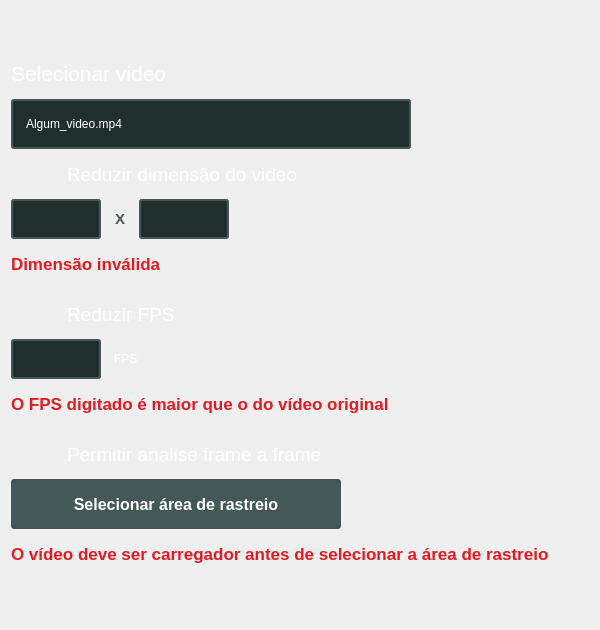
        <widget class="QFrame" name="frame_1">
         <property name="enabled">
          <bool>true</bool>
         </property>
         <property name="minimumSize">
          <size>
           <width>600</width>
           <height>580</height>
          </size>
         </property>
         <property name="styleSheet">
          <string notr="true">border: none</string>
         </property>
         <property name="frameShape">
          <enum>QFrame::StyledPanel</enum>
         </property>
         <property name="frameShadow">
          <enum>QFrame::Raised</enum>
         </property>
         <layout class="QVBoxLayout" name="verticalLayout_3">
          <property name="topMargin">
           <number>9</number>
          </property>
          <item>
           <layout class="QVBoxLayout" name="verticalLayout_4" stretch="0,0,0,0,0,0,0,0,0,0,0,0,0">
            <property name="spacing">
             <number>0</number>
            </property>
            <property name="sizeConstraint">
             <enum>QLayout::SetDefaultConstraint</enum>
            </property>
            <property name="topMargin">
             <number>0</number>
            </property>
            <item>
             <spacer name="verticalSpacer_7">
              <property name="orientation">
               <enum>Qt::Vertical</enum>
              </property>
              <property name="sizeHint" stdset="0">
               <size>
                <width>20</width>
                <height>40</height>
               </size>
              </property>
             </spacer>
            </item>
            <item>
             <widget class="QLabel" name="label_selecionar_video">
              <property name="minimumSize">
               <size>
                <width>0</width>
                <height>50</height>
               </size>
              </property>
              <property name="maximumSize">
               <size>
                <width>16777215</width>
                <height>50</height>
               </size>
              </property>
              <property name="font">
               <font>
                <pointsize>16</pointsize>
                <weight>50</weight>
                <bold>false</bold>
               </font>
              </property>
              <property name="mouseTracking">
               <bool>false</bool>
              </property>
              <property name="contextMenuPolicy">
               <enum>Qt::DefaultContextMenu</enum>
              </property>
              <property name="whatsThis">
               <string/>
              </property>
              <property name="styleSheet">
               <string notr="true">color: rgb(255, 255, 255);
padding-left: 0px;</string>
              </property>
              <property name="text">
               <string>Selecionar video</string>
              </property>
              <property name="textInteractionFlags">
               <set>Qt::LinksAccessibleByMouse|Qt::TextSelectableByMouse</set>
              </property>
              <property name="buddy">
               <cstring></cstring>
              </property>
             </widget>
            </item>
            <item>
             <layout class="QHBoxLayout" name="horizontalLayout_4" stretch="0,0">
              <property name="spacing">
               <number>0</number>
              </property>
              <property name="sizeConstraint">
               <enum>QLayout::SetDefaultConstraint</enum>
              </property>
              <property name="leftMargin">
               <number>0</number>
              </property>
              <property name="topMargin">
               <number>0</number>
              </property>
              <property name="rightMargin">
               <number>0</number>
              </property>
              <property name="bottomMargin">
               <number>0</number>
              </property>
              <item alignment="Qt::AlignLeft">
               <widget class="QLabel" name="label_nome_arquivo">
                <property name="sizePolicy">
                 <sizepolicy hsizetype="Fixed" vsizetype="Preferred">
                  <horstretch>0</horstretch>
                  <verstretch>0</verstretch>
                 </sizepolicy>
                </property>
                <property name="minimumSize">
                 <size>
                  <width>400</width>
                  <height>50</height>
                 </size>
                </property>
                <property name="maximumSize">
                 <size>
                  <width>400</width>
                  <height>50</height>
                 </size>
                </property>
                <property name="styleSheet">
                 <string notr="true">background: #212E2E;
border: 2px solid #445858;
border-radius: 3px;
color: rgb(255, 255, 255);
padding-left: 10px;</string>
                </property>
                <property name="text">
                 <string>Algum_video.mp4</string>
                </property>
               </widget>
              </item>
              <item alignment="Qt::AlignLeft">
               <widget class="QPushButton" name="pushButton_carregar_video">
                <property name="sizePolicy">
                 <sizepolicy hsizetype="Fixed" vsizetype="Fixed">
                  <horstretch>0</horstretch>
                  <verstretch>0</verstretch>
                 </sizepolicy>
                </property>
                <property name="minimumSize">
                 <size>
                  <width>50</width>
                  <height>50</height>
                 </size>
                </property>
                <property name="maximumSize">
                 <size>
                  <width>50</width>
                  <height>50</height>
                 </size>
                </property>
                <property name="mouseTracking">
                 <bool>true</bool>
                </property>
                <property name="toolTip">
                 <string>&lt;html&gt;&lt;head/&gt;&lt;body&gt;&lt;p&gt;&lt;span style=&quot; color:#ffffff;&quot;&gt;Carregar video&lt;/span&gt;&lt;/p&gt;&lt;/body&gt;&lt;/html&gt;</string>
                </property>
                <property name="toolTipDuration">
                 <number>-1</number>
                </property>
                <property name="statusTip">
                 <string/>
                </property>
                <property name="whatsThis">
                 <string/>
                </property>
                <property name="accessibleName">
                 <string/>
                </property>
                <property name="accessibleDescription">
                 <string/>
                </property>
                <property name="layoutDirection">
                 <enum>Qt::LeftToRight</enum>
                </property>
                <property name="styleSheet">
                 <string notr="true">
QPushButton {
	image: url(:/file_load/file.png);
	padding-left: 15px;
	
}

QPushButton:hover {
	image: url(:/file_load/file-hover.png)
}


QToolTip{
	padding: 2px;
}</string>
                </property>
                <property name="text">
                 <string/>
                </property>
                <property name="iconSize">
                 <size>
                  <width>30</width>
                  <height>30</height>
                 </size>
                </property>
                <property name="default">
                 <bool>false</bool>
                </property>
                <property name="flat">
                 <bool>true</bool>
                </property>
               </widget>
              </item>
             </layout>
            </item>
            <item>
             <widget class="QCheckBox" name="checkBox_reduzir_dimensao">
              <property name="sizePolicy">
               <sizepolicy hsizetype="Fixed" vsizetype="Fixed">
                <horstretch>0</horstretch>
                <verstretch>0</verstretch>
               </sizepolicy>
              </property>
              <property name="minimumSize">
               <size>
                <width>0</width>
                <height>50</height>
               </size>
              </property>
              <property name="maximumSize">
               <size>
                <width>16777215</width>
                <height>50</height>
               </size>
              </property>
              <property name="font">
               <font>
                <pointsize>14</pointsize>
               </font>
              </property>
              <property name="toolTip">
               <string>&lt;html&gt;&lt;head/&gt;&lt;body&gt;&lt;p&gt;&lt;span style=&quot; color:#ffffff;&quot;&gt;Reduz a resolução do vídeo, o que pode melhorar significativamente a velocidade de processamento. Isso é útil para vídeos grandes ou para computadores com recursos limitados.&lt;/span&gt;&lt;/p&gt;&lt;/body&gt;&lt;/html&gt;</string>
              </property>
              <property name="styleSheet">
               <string notr="true">QCheckBox{
	color: rgb(255, 255, 255);
	padding: 0px;
}

QCheckBox::indicator{
	width: 50px;
	height: 50px;
	border-radius: 10px;
}

QCheckBox::indicator:unchecked{
	image: url(:/checkbox/checbox_disable.png);
}

QCheckBox::indicator:checked{
	image: url(:/checkbox/checbox_enable.png);
}


QToolTip{
	padding: 2px;
}</string>
              </property>
              <property name="text">
               <string>Reduzir dimensão do video</string>
              </property>
             </widget>
            </item>
            <item>
             <layout class="QHBoxLayout" name="horizontalLayout_3">
              <property name="spacing">
               <number>0</number>
              </property>
              <property name="leftMargin">
               <number>0</number>
              </property>
              <property name="topMargin">
               <number>0</number>
              </property>
              <property name="rightMargin">
               <number>0</number>
              </property>
              <property name="bottomMargin">
               <number>0</number>
              </property>
              <item>
               <widget class="QLineEdit" name="lineEdit_dimensao_1">
                <property name="enabled">
                 <bool>true</bool>
                </property>
                <property name="minimumSize">
                 <size>
                  <width>10</width>
                  <height>40</height>
                 </size>
                </property>
                <property name="maximumSize">
                 <size>
                  <width>90</width>
                  <height>40</height>
                 </size>
                </property>
                <property name="styleSheet">
                 <string notr="true">QLineEdit{
	background: #212E2E;
	border: 2px solid #445858;
	border-radius: 3px;
	color: rgb(255, 255, 255);
	padding: 5px;
}

QLineEdit:focus{
	border: 2px solid rgb(171, 171, 171);
}</string>
                </property>
                <property name="inputMethodHints">
                 <set>Qt::ImhPreferNumbers</set>
                </property>
                <property name="inputMask">
                 <string/>
                </property>
                <property name="text">
                 <string/>
                </property>
               </widget>
              </item>
              <item>
               <widget class="QLabel" name="label_x">
                <property name="sizePolicy">
                 <sizepolicy hsizetype="Fixed" vsizetype="Fixed">
                  <horstretch>0</horstretch>
                  <verstretch>0</verstretch>
                 </sizepolicy>
                </property>
                <property name="maximumSize">
                 <size>
                  <width>40</width>
                  <height>40</height>
                 </size>
                </property>
                <property name="sizeIncrement">
                 <size>
                  <width>40</width>
                  <height>30</height>
                 </size>
                </property>
                <property name="font">
                 <font>
                  <pointsize>11</pointsize>
                  <weight>75</weight>
                  <bold>true</bold>
                 </font>
                </property>
                <property name="styleSheet">
                 <string notr="true">color: rgb(68, 88, 88);
margin: 10 10 10 10;
border: none;
padding: 0;</string>
                </property>
                <property name="text">
                 <string>X</string>
                </property>
               </widget>
              </item>
              <item>
               <widget class="QLineEdit" name="lineEdit_dimensao_2">
                <property name="enabled">
                 <bool>true</bool>
                </property>
                <property name="minimumSize">
                 <size>
                  <width>0</width>
                  <height>40</height>
                 </size>
                </property>
                <property name="maximumSize">
                 <size>
                  <width>90</width>
                  <height>40</height>
                 </size>
                </property>
                <property name="styleSheet">
                 <string notr="true">QLineEdit{
	background: #212E2E;
	border: 2px solid #445858;
	border-radius: 3px;
	color: rgb(255, 255, 255);
	padding: 5px;
}

QLineEdit:focus{
	border: 2px solid rgb(171, 171, 171);
}</string>
                </property>
               </widget>
              </item>
              <item>
               <spacer name="horizontalSpacer">
                <property name="orientation">
                 <enum>Qt::Horizontal</enum>
                </property>
                <property name="sizeHint" stdset="0">
                 <size>
                  <width>40</width>
                  <height>20</height>
                 </size>
                </property>
               </spacer>
              </item>
             </layout>
            </item>
            <item>
             <widget class="QLabel" name="label_erro_dimensao">
              <property name="sizePolicy">
               <sizepolicy hsizetype="Fixed" vsizetype="Fixed">
                <horstretch>0</horstretch>
                <verstretch>0</verstretch>
               </sizepolicy>
              </property>
              <property name="minimumSize">
               <size>
                <width>170</width>
                <height>50</height>
               </size>
              </property>
              <property name="maximumSize">
               <size>
                <width>170</width>
                <height>50</height>
               </size>
              </property>
              <property name="font">
               <font>
                <pointsize>13</pointsize>
                <weight>75</weight>
                <bold>true</bold>
               </font>
              </property>
              <property name="styleSheet">
               <string notr="true">color: rgb(224, 27, 36);
padding-left: 0px;</string>
              </property>
              <property name="text">
               <string>Dimensão inválida</string>
              </property>
             </widget>
            </item>
            <item>
             <widget class="QCheckBox" name="checkBox_reduzir_fps">
              <property name="sizePolicy">
               <sizepolicy hsizetype="Fixed" vsizetype="Fixed">
                <horstretch>0</horstretch>
                <verstretch>0</verstretch>
               </sizepolicy>
              </property>
              <property name="minimumSize">
               <size>
                <width>0</width>
                <height>50</height>
               </size>
              </property>
              <property name="maximumSize">
               <size>
                <width>16777215</width>
                <height>50</height>
               </size>
              </property>
              <property name="font">
               <font>
                <pointsize>14</pointsize>
               </font>
              </property>
              <property name="toolTip">
               <string>&lt;html&gt;&lt;head/&gt;&lt;body&gt;&lt;p align=&quot;justify&quot;&gt;&lt;span style=&quot; color:#ffffff;&quot;&gt;Reduzir a quantidade de frames por segundo do vídeo. &lt;/span&gt;&lt;/p&gt;&lt;p align=&quot;justify&quot;&gt;&lt;span style=&quot; color:#ffffff;&quot;&gt;A redução é ideal para melhorar o processamento e reduzir o custo computacional&lt;/span&gt;&lt;/p&gt;&lt;/body&gt;&lt;/html&gt;</string>
              </property>
              <property name="styleSheet">
               <string notr="true">QCheckBox{
	color: rgb(255, 255, 255);
	padding: 0px;
}

QCheckBox::indicator{
	width: 50px;
	height: 50px;
	border-radius: 10px;
}

QCheckBox::indicator:unchecked{
	image: url(:/checkbox/checbox_disable.png);
}

QCheckBox::indicator:checked{
	image: url(:/checkbox/checbox_enable.png);
}


QToolTip{
	padding: 2px;
}</string>
              </property>
              <property name="text">
               <string>Reduzir FPS</string>
              </property>
             </widget>
            </item>
            <item>
             <layout class="QHBoxLayout" name="horizontalLayout_5">
              <property name="spacing">
               <number>0</number>
              </property>
              <item>
               <widget class="QLineEdit" name="lineEdit_fps">
                <property name="minimumSize">
                 <size>
                  <width>90</width>
                  <height>40</height>
                 </size>
                </property>
                <property name="maximumSize">
                 <size>
                  <width>90</width>
                  <height>40</height>
                 </size>
                </property>
                <property name="styleSheet">
                 <string notr="true">QLineEdit{
	background: #212E2E;
	border: 2px solid #445858;
	border-radius: 3px;
	color: rgb(255, 255, 255);
	padding: 5px;
}

QLineEdit:focus{
	border: 2px solid rgb(171, 171, 171);
}</string>
                </property>
               </widget>
              </item>
              <item>
               <widget class="QLabel" name="label_fps">
                <property name="minimumSize">
                 <size>
                  <width>0</width>
                  <height>40</height>
                 </size>
                </property>
                <property name="maximumSize">
                 <size>
                  <width>16777215</width>
                  <height>40</height>
                 </size>
                </property>
                <property name="styleSheet">
                 <string notr="true">padding-left: 10px;
color: rgb(255, 255, 255);</string>
                </property>
                <property name="text">
                 <string>FPS</string>
                </property>
               </widget>
              </item>
              <item>
               <spacer name="horizontalSpacer_2">
                <property name="orientation">
                 <enum>Qt::Horizontal</enum>
                </property>
                <property name="sizeHint" stdset="0">
                 <size>
                  <width>40</width>
                  <height>20</height>
                 </size>
                </property>
               </spacer>
              </item>
             </layout>
            </item>
            <item>
             <widget class="QLabel" name="label_erro_fps">
              <property name="sizePolicy">
               <sizepolicy hsizetype="Fixed" vsizetype="Fixed">
                <horstretch>0</horstretch>
                <verstretch>0</verstretch>
               </sizepolicy>
              </property>
              <property name="minimumSize">
               <size>
                <width>0</width>
                <height>50</height>
               </size>
              </property>
              <property name="maximumSize">
               <size>
                <width>16777215</width>
                <height>50</height>
               </size>
              </property>
              <property name="font">
               <font>
                <pointsize>13</pointsize>
                <weight>75</weight>
                <bold>true</bold>
               </font>
              </property>
              <property name="styleSheet">
               <string notr="true">color: rgb(224, 27, 36);
padding-left: 0px;</string>
              </property>
              <property name="text">
               <string>O FPS digitado é maior que o do vídeo original</string>
              </property>
             </widget>
            </item>
            <item>
             <widget class="QCheckBox" name="checkBox_analise_frame_a_frame">
              <property name="sizePolicy">
               <sizepolicy hsizetype="Fixed" vsizetype="Fixed">
                <horstretch>0</horstretch>
                <verstretch>0</verstretch>
               </sizepolicy>
              </property>
              <property name="minimumSize">
               <size>
                <width>0</width>
                <height>50</height>
               </size>
              </property>
              <property name="maximumSize">
               <size>
                <width>16777215</width>
                <height>50</height>
               </size>
              </property>
              <property name="font">
               <font>
                <pointsize>14</pointsize>
               </font>
              </property>
              <property name="toolTip">
               <string>&lt;html&gt;&lt;head/&gt;&lt;body&gt;&lt;p align=&quot;justify&quot;&gt;&lt;span style=&quot; color:#ffffff;&quot;&gt;Essa função salva todos os rastreamentos de pessoas em todos os quadros de um vídeo. &lt;/span&gt;&lt;/p&gt;&lt;p align=&quot;justify&quot;&gt;&lt;span style=&quot; color:#ffffff;&quot;&gt;OBS: Essa operação pode aumentar significativamente o consumo de memória.&lt;/span&gt;&lt;/p&gt;&lt;/body&gt;&lt;/html&gt;</string>
              </property>
              <property name="styleSheet">
               <string notr="true">QCheckBox{
	color: rgb(255, 255, 255);
	padding: 0px;
}

QCheckBox::indicator{
	width: 50px;
	height: 50px;
	border-radius: 10px;
}

QCheckBox::indicator:unchecked{
	image: url(:/checkbox/checbox_disable.png);
}

QCheckBox::indicator:checked{
	image: url(:/checkbox/checbox_enable.png);
}


QToolTip{
	padding: 2px;
}</string>
              </property>
              <property name="text">
               <string>Permitir analise frame a frame</string>
              </property>
             </widget>
            </item>
            <item>
             <widget class="QPushButton" name="pushButton_selecionar_area">
              <property name="minimumSize">
               <size>
                <width>330</width>
                <height>50</height>
               </size>
              </property>
              <property name="maximumSize">
               <size>
                <width>330</width>
                <height>50</height>
               </size>
              </property>
              <property name="font">
               <font>
                <pointsize>12</pointsize>
                <weight>75</weight>
                <bold>true</bold>
               </font>
              </property>
              <property name="mouseTracking">
               <bool>true</bool>
              </property>
              <property name="toolTip">
               <string notr="true">&lt;html&gt;&lt;head/&gt;&lt;body&gt;&lt;p&gt;&lt;span style=&quot; color:#ffffff;&quot;&gt;Define a área especifica do vídeo para rastrear as pessoas &lt;/span&gt;&lt;/p&gt;&lt;/body&gt;&lt;/html&gt;</string>
              </property>
              <property name="styleSheet">
               <string notr="true">QPushButton{
	background: rgb(68, 88, 88);
	border-radius: 3px;
	color: rgb(255, 255, 255);

	padding: 10px;

}

QPushButton:hover{
	background: rgb(47, 61, 61);
}


QToolTip{
	padding: 2px;
}


</string>
              </property>
              <property name="text">
               <string>Selecionar área de rastreio</string>
              </property>
              <property name="icon">
               <iconset resource="icons/create.qrc">
                <normaloff>:/eye/eyeicon.png</normaloff>:/eye/eyeicon.png</iconset>
              </property>
              <property name="iconSize">
               <size>
                <width>30</width>
                <height>30</height>
               </size>
              </property>
              <property name="autoDefault">
               <bool>false</bool>
              </property>
              <property name="default">
               <bool>false</bool>
              </property>
              <property name="flat">
               <bool>false</bool>
              </property>
             </widget>
            </item>
            <item>
             <widget class="QLabel" name="label_erro_area_rastreio">
              <property name="enabled">
               <bool>true</bool>
              </property>
              <property name="sizePolicy">
               <sizepolicy hsizetype="Preferred" vsizetype="Fixed">
                <horstretch>0</horstretch>
                <verstretch>0</verstretch>
               </sizepolicy>
              </property>
              <property name="minimumSize">
               <size>
                <width>0</width>
                <height>50</height>
               </size>
              </property>
              <property name="maximumSize">
               <size>
                <width>16777215</width>
                <height>50</height>
               </size>
              </property>
              <property name="font">
               <font>
                <pointsize>13</pointsize>
                <weight>75</weight>
                <bold>true</bold>
               </font>
              </property>
              <property name="styleSheet">
               <string notr="true">color: rgb(224, 27, 36);
padding-left: 0px;</string>
              </property>
              <property name="text">
               <string>O vídeo deve ser carregador antes de selecionar a área de rastreio</string>
              </property>
             </widget>
            </item>
            <item>
             <spacer name="verticalSpacer_6">
              <property name="orientation">
               <enum>Qt::Vertical</enum>
              </property>
              <property name="sizeHint" stdset="0">
               <size>
                <width>20</width>
                <height>40</height>
               </size>
              </property>
             </spacer>
            </item>
           </layout>
          </item>
         </layout>
        </widget>
